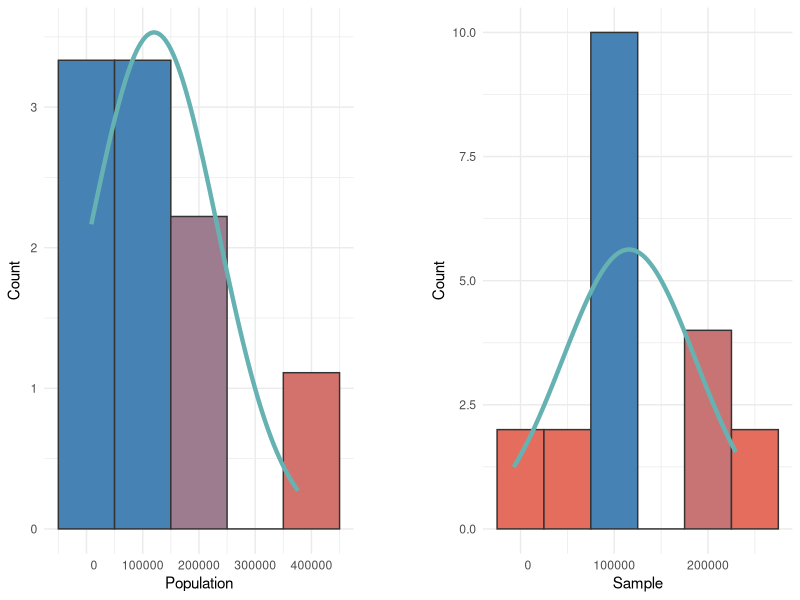

Write the R code that produced this figure.
## ---- chunk 1
library(tidyverse)
library(knitr)
library(kableExtra)
library(fontawesome)
library(here)
library(patchwork)
## ---- chunk 2
book <- tibble(
  
  chapter <- c("6"),
  
  exercises <- c("1, 2, 3, 4, 5, 6, 7, 8, 9"),
  
  problems <- c("Social Statistics for a Diverse Society"),
  
  pages <- c("206-210"),
  
  .name_repair = "minimal"
  
)
## ---- chunk 3
book %>%
  kbl(col.names = c("Chapter", "Problems", "Source", "Pages"), 
      "html", 
      escape = FALSE,
      align = 'clll') %>%
  column_spec(1, 
              bold = TRUE)
## ---- chunk 4
level <- tibble(
  
  class = c("Freshman", 
            "Sophomore", 
            "Junior", 
            "Senior"),
  
  calculation = c("0.058(30)", 
                  "0.183(30)",
                  "0.475(30)",
                  "0.283(30)"),
  
  result = c("1.74", 
             "5.49", 
             "14.25", 
             "8.49")
  
) 

level %>%
  kable(align = 'lcc',
        booktabs = TRUE, 
        linesep = "",
        col.names = c("Class Level", "Calculation", "Result")) %>%
  kable_styling(full_width = FALSE) 
## ---- chunk 5
  military <- c(229634, 64564, 376034, 89826, 26384, 41441, 177336, 68440, 8579)
  
  total_mil <- sum(military)
## ---- chunk 6
      mu_mil = mean(military)
      
      mu_mil
## ---- chunk 7
      sd_pop=function(x){sd(x)*sqrt((length(x)-1)/length(x))}
      
      sigma_mil = sd_pop(military)
      
      sigma_mil
## ---- chunk 8
      # replicate(size #, rnorm(#of sample means, mu, sigma))
      
      samples <- replicate(3,rnorm(10, mu_mil,sigma_mil))
      
      samples
## ---- chunk 9
      mean(samples)
## ---- chunk 10
      sd(samples)
## ---- chunk 11
      # Convert into tibbles
      sample_means <- samples %>% 
        as_tibble() %>%
        rowwise() %>% 
        mutate(sample_mus = mean(c(V1, V2, V2))) %>%
        select(sample_mus)
  
      military_tib <- military %>%
        as_tibble() %>%
        rename(pop = value)
  
      # Plot the distributions
      p1 <- ggplot(military_tib, aes(x = pop)) + 
        geom_histogram(aes(y =..density..,
                       fill =..count..),
                   binwidth = 100000,
                   color="#333333",
                   show.legend = FALSE) +
        scale_fill_gradient(low = "#ff6347",
                        high = "#4682b4",
                        breaks = seq(0, 400000, 
                                     by = 100000)) + 
        scale_x_continuous(labels = function(x)                format(x, scientific = FALSE)) +
        scale_y_continuous(labels = function(x)                format(x*1000000, scientific = FALSE)) +
        stat_function(fun=dnorm,
                  color="#66b2b2",
                  size = 1.5,
                  args=list(mean=mean(military), 
                            sd=sd_pop(military))) +
        theme_minimal() +
        xlab("Population") +
        ylab("Count") + 
        theme(plot.margin = margin(t = 0, r = 1, b = 0, l = 0, "cm"))
  
      p2 <- ggplot(military_tib, aes(x = pop)) + 
              geom_histogram(aes(y =..density..,
                       fill =..count..),
                   binwidth = 100000,
                   color="#333333",
                   show.legend = FALSE) +
            scale_fill_gradient(low = "#ff6347",
                        high = "#4682b4",
                        breaks = seq(0, 400000, 
                                     by = 100000)) + 
          scale_x_continuous(labels = function(x) format(x, scientific = FALSE)) +
    scale_y_continuous(labels = function(x) format(x*1000000, scientific = FALSE)) +
    stat_function(fun=dnorm,
                  color="#66b2b2",
                  size = 1.5,
                  args=list(mean=mean(military), 
                            sd=sd_pop(military))) +
    theme_minimal() +
    xlab("Population") +
    ylab("Count") + 
    theme(plot.margin = margin(t = 0, r = 1, b = 0, l = 0, "cm"))
  
  
  p2 <- ggplot(sample_means, aes(x = sample_mus)) + 
    geom_histogram(aes(y =..density..,
                       fill =..count..),
                   binwidth = 50000,
                   color="#333333",
                   show.legend = FALSE) +
    scale_fill_gradient(low = "#ff6347",
                        high = "#4682b4",
                        breaks = seq(0, 250000, 
                                     by = 50000)) + 
    scale_x_continuous(labels = function(x) format(x, scientific = FALSE)) +
    scale_y_continuous(labels = function(x) format(x*1000000, scientific = FALSE)) +
    stat_function(fun=dnorm,
                  color="#66b2b2",
                  size = 1.5,
                  args=list(mean=mean(sample_means$sample_mus), 
                            sd=sd(sample_means$sample_mus))) +
    theme_minimal() +
    xlab("Sample") +
    ylab("Count") + 
    theme(plot.margin = margin(t = 0, r = 0, b = 0, l = 1, "cm"))
  
  # This uses the patchwork package
  p1 + p2
  
